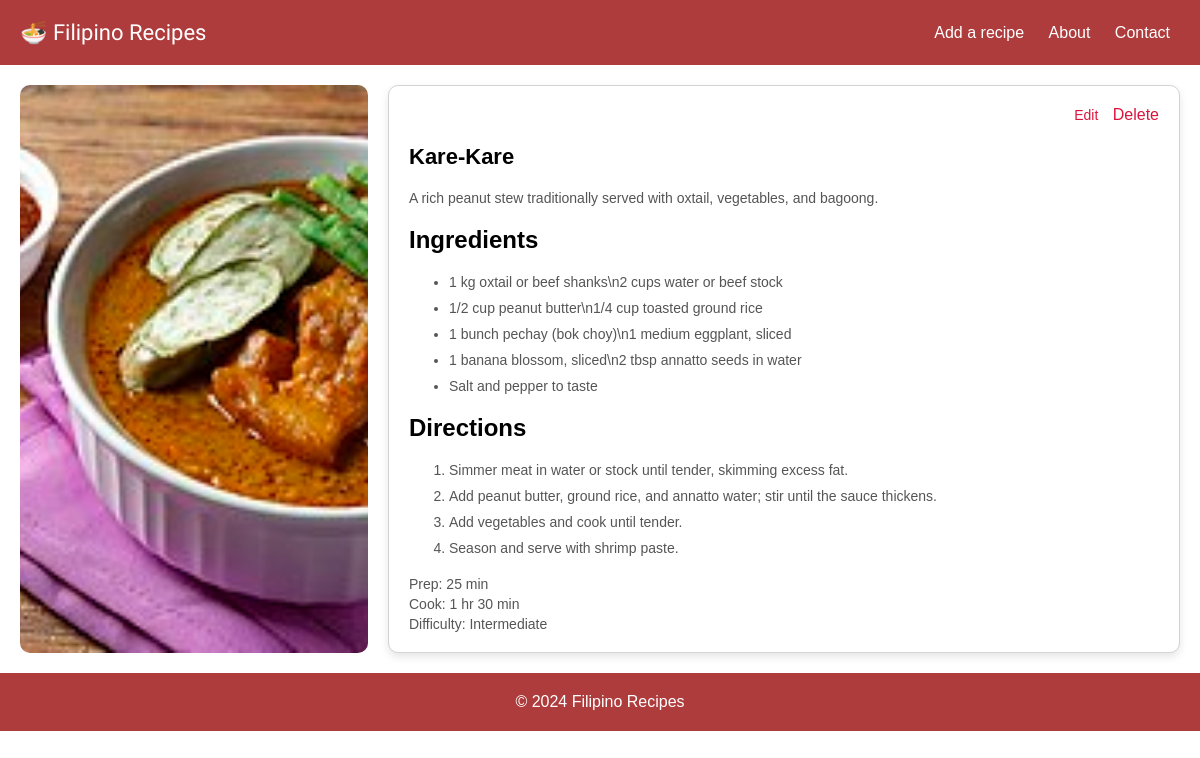
Screenshot of /recipe/2 with the database file from the repository.
### tables this page shows
CREATE TABLE "recipes" (id INTEGER PRIMARY KEY AUTOINCREMENT, name TEXT NOT NULL, category TEXT NOT NULL, short_description TEXT NOT NULL, long_description TEXT, ingredients_text TEXT, directions_text TEXT, image_path TEXT, image_alt TEXT, prep_time TEXT, cook_time TEXT, difficulty TEXT);

### app.py (the view)
    @app.route('/recipe/<int:recipe_id>')
    def recipe_detail(recipe_id):
        db = get_db()
        recipe_row = db.execute('SELECT * FROM recipes WHERE id = ?', (recipe_id,)).fetchone()
        if recipe_row is None:
            return "Recipe not found", 404
        recipe = dict(recipe_row)
        ingredients = [line.strip() for line in (recipe.get('ingredients_text') or '').splitlines() if line.strip()]
        directions = [line.strip() for line in (recipe.get('directions_text') or '').splitlines() if line.strip()]
        recipe_context = {
            'id': recipe['id'],
            'name': recipe['name'],
            'category': recipe['category'],
            'long_description': recipe.get('long_description') or recipe.get('short_description'),
            'image_path': recipe.get('image_path') or 'images/about.webp',
            'image_alt': recipe.get('image_alt') or f"{recipe['name']} plated",
            'ingredients': ingredients,
            'directions': directions,
            'prep_time': recipe.get('prep_time'),
            'cook_time': recipe.get('cook_time'),
            'difficulty': recipe.get('difficulty')
        }
        return render_template('recipe_detail.html', recipe=recipe_context, active_page='recipe_detail')

### db.py (called while the page is built)
def get_db():
    if 'db' not in g:
        database_path = current_app.config['DATABASE']
        g.db = sqlite3.connect(database_path)
        g.db.row_factory = sqlite3.Row
    return g.db

### templates/recipe_detail.html (shortened to what this page needs)
{% extends "base.html" %}
{% block content %}
<main class="recipe-content" role="main">
    <img src="{{ url_for('static', filename=recipe.image_path) }}" alt="{{ recipe.image_alt }}" class="recipe-image">
    <article class="recipe-details-container">
        <div class="recipe-actions">
            <a href="{{ url_for('edit_recipe', recipe_id=recipe.id) }}" class="action-link" aria-label="Edit this recipe">Edit</a>
            <form action="{{ url_for('delete_recipe', recipe_id=recipe.id) }}" method="post" class="inline-form" onsubmit="return confirm('Are you sure you want to delete this recipe?');">
                <button type="submit" class="action-link" aria-label="Delete this recipe">Delete</button>
            </form>
        </div>
        <h1>{{ recipe.name }}</h1>
        <p class="recipe-description">{{ recipe.long_description }}</p>
        <section class="ingredients-section">
            <h2 class="section-title">Ingredients</h2>
            <ul>
                {% for item in recipe.ingredients %}
                <li>{{ item }}</li>
                {% endfor %}
            </ul>
        </section>
        <section class="directions-section">
            <h2 class="section-title">Directions</h2>
            <ol>
                {% for step in recipe.directions %}
                <li>{{ step }}</li>
                {% endfor %}
            </ol>
        </section>
        <footer class="recipe-meta">
            <div class="recipe-info" data-recipe-id="{{ recipe.id }}" data-category="{{ recipe.category }}">
                {% if recipe.prep_time %}<span class="prep-time">Prep: {{ recipe.prep_time }}</span>{% endif %}
                {% if recipe.cook_time %}<span class="cook-time">Cook: {{ recipe.cook_time }}</span>{% endif %}
                {% if recipe.difficulty %}<span class="difficulty">Difficulty: {{ recipe.difficulty }}</span>{% endif %}
            </div>
        </footer>
    </article>
</main>
{% endblock %}

### static/css/styles.css (style rules this page uses)
:root { --red-color: rgb(174, 60, 60); --dark-red: rgb(150, 60, 60); --light-gray: #f4f4f4; --border-color: #ccc; }
body { margin: 0; font-family: Arial, sans-serif; box-sizing: border-box; }
.recipe-content { display: flex; flex-wrap: wrap; gap: 20px; padding-left: 20px; padding-right: 20px; box-sizing: border-box; }
.recipe-image { width: 30%; max-width: 100%; height: auto; border-radius: 10px; object-fit: cover; }
.recipe-details-container { flex: 1; padding: 20px; background-color: white; border: 1px solid lightgrey; box-shadow: 0px 4px 8px rgba(0, 0, 0, 0.1); border-radius: 10px; box-sizing: border-box; width: calc(70% - 40px); }
.recipe-info { display: flex; flex-direction: column; gap: 4px; align-items: flex-start; }
.recipe-info span { font-size: 14px; color: #555; }
.recipe-details-container h1 { font-size: 22px; margin-bottom: 20px; }
.recipe-details-container p, .recipe-details-container ul, .recipe-details-container ol { font-size: 14px; margin-bottom: 20px; color: #555; }
.recipe-details-container ul li, .recipe-details-container ol li { margin-bottom: 10px; }
.recipe-actions { text-align: right; margin-bottom: 20px; }
.action-link { font-size: 14px; color: rgb(220, 20, 60); text-decoration: none; margin-left: 10px; transition: color 0.3s ease; }
.inline-form { display: inline; }
.inline-form .action-link { background: none; border: none; padding: 0; font: inherit; cursor: pointer; }

### rows the page displays
recipes: image_path (picture), name "Kare-Kare", long_description "A rich peanut stew traditionally served with oxtail, vegetables, and bagoong.", prep_time "25 min", cook_time "1 hr 30 min", difficulty "Intermediate"

### other values shown
{{ item }} "1 kg oxtail or beef shanks\\n2 cups water or beef stock" "1/2 cup peanut butter\\n1/4 cup toasted ground rice" "1 bunch pechay (bok choy)\\n1 medium eggplant, sliced" "1 banana blossom, sliced\\n2 tbsp annatto seeds in water" "Salt and pepper to taste"
{{ step }} "Simmer meat in water or stock until tender, skimming excess fat." "Add peanut butter, ground rice, and annatto water; stir until the sauce thickens." "Add vegetables and cook until tender." "Season and serve with shrimp paste."
